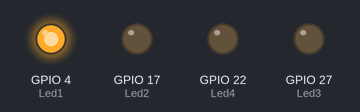
Simulated run of this program. Board: Raspberry Pi (BCM pin numbers). On the bench: output pins drawn as LEDs (lit = HIGH).

Above: at 0.2 s.
At 1.8 s:
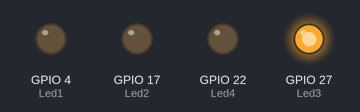
At 2.6 s:
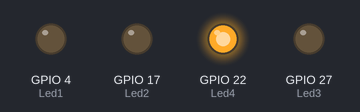
At 4.2 s:
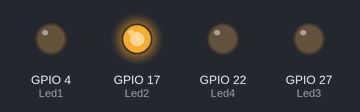
At 7.0 s:
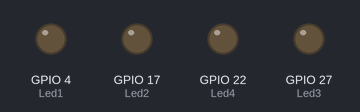
Timing chart, 0 to 7.4 s (numbered marks = the images above):
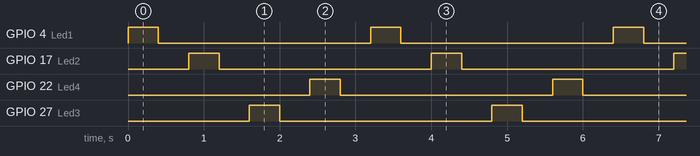

The program:

4_Class.py
```python
import RPi.GPIO as IoPort
import time

class LED:
    def __init__(self):
        self.Led1 = 4
        self.Led2 = 17
        self.Led3 = 27
        self.Led4 = 22
        IoPort.setmode(IoPort.BCM)
        IoPort.setup(self.Led1, IoPort.OUT)
        IoPort.setup(self.Led2, IoPort.OUT)
        IoPort.setup(self.Led3, IoPort.OUT)
        IoPort.setup(self.Led4, IoPort.OUT)

    def Ledon (self, pos):
        if pos == 1:
            IoPort.output(self.Led1, True)
        elif pos == 2:
            IoPort.output(self.Led2, True)
        elif pos == 3:
            IoPort.output(self.Led3, True)
        elif pos == 4:
            IoPort.output(self.Led4, True)

    def Ledoff (self, pos):
        if pos == 1:
            IoPort.output(self.Led1, False)
        elif pos == 2:
            IoPort.output(self.Led2, False)
        elif pos == 3:
            IoPort.output(self.Led3, False)
        elif pos == 4:
            IoPort.output(self.Led4, False)

    def Toggle(self, pos, dly):
            self.Ledon(pos)
            time.sleep(dly)
            self.Ledoff(pos)
            time.sleep(dly)

Led = LED()
while True:
    Led.Toggle(1, 0.4)
    Led.Toggle(2, 0.4)
    Led.Toggle(3, 0.4)
    Led.Toggle(4, 0.4)
```

Measured:
- by itself, GPIO 4 (Led1), GPIO 17 (Led2), GPIO 22 (Led4), GPIO 27 (Led3): alternates HIGH for 0.40 s and LOW for 2.8 s
- by itself, everything shown: repeats every 3.2 s, in 8 steps
